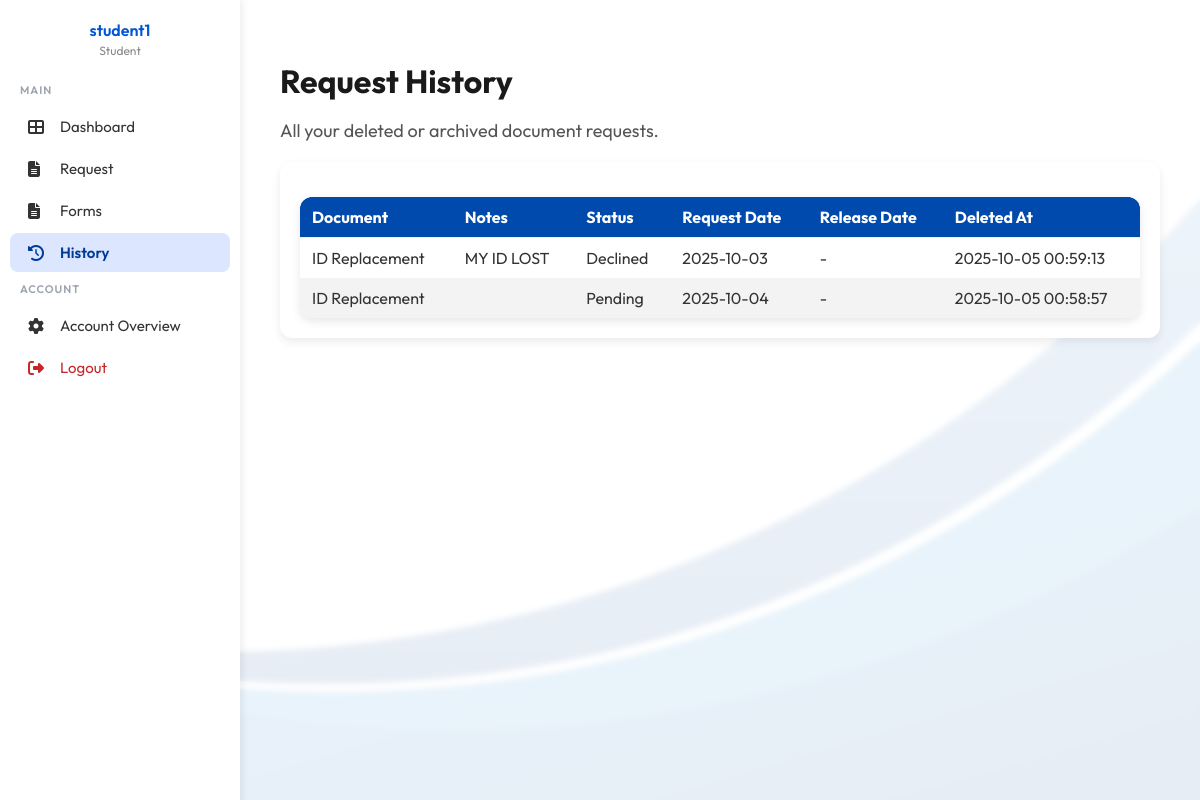
The page /student/history.php (signed in) on the database its author committed.
### tables this page shows
CREATE TABLE `users` (
  `user_id` int(11) NOT NULL,
  `username` varchar(255) DEFAULT NULL,
  `email` varchar(255) NOT NULL,
  `password_hash` text DEFAULT NULL,
  `role_id` int(11) DEFAULT NULL,
  `active` tinyint(1) DEFAULT NULL
);

CREATE TABLE `roles` (
  `role_id` int(11) NOT NULL,
  `name` varchar(255) DEFAULT NULL,
  `description` text DEFAULT NULL
);

CREATE TABLE `document_requests_archive` (
  `id` int(11) NOT NULL,
  `student_id` int(11) NOT NULL,
  `document_type` varchar(100) NOT NULL,
  `notes` text DEFAULT NULL,
  `request_date` date DEFAULT NULL,
  `status` varchar(50) DEFAULT NULL,
  `release_date` date DEFAULT NULL,
  `deleted_at` datetime DEFAULT current_timestamp()
);

### student/history.php (the view, shortened to what this page needs)
<?php
require_once __DIR__ . "/../Database/connection.php";
$uid = $_SESSION['user_id'] ?? null;
$stmt = $conn->prepare("
    SELECT student_id, first_name, last_name
    FROM students
    WHERE user_id = ?
");
$stmt->bind_param("i", $uid);
$stmt->execute();
$student = $stmt->get_result()->fetch_assoc();
$stud_id = $student['student_id'];
$stmt2 = $conn->prepare("
    SELECT document_type, notes, status, request_date, release_date, deleted_at
    FROM document_requests_archive
    WHERE student_id = ?
    ORDER BY deleted_at DESC
");
$stmt2->bind_param("i", $stud_id);
$stmt2->execute();
$history = $stmt2->get_result()->fetch_all(MYSQLI_ASSOC);
?>
<!DOCTYPE html>
<html lang="en">
<head>
<link rel="stylesheet" href="../components/css/StudentDashboard.css">
</head>
<body>
<?php include 'StudentSidenav.php'; ?>
<div class="container">
  <h1>Request History</h1>
  <p>All your deleted or archived document requests.</p>
  <div class="card">
    <div class="table-wrapper">
      <table class="history-table" role="table" aria-label="Request History">
        <thead>
          <tr>
            <th>Document</th>
            <th>Notes</th>
            <th>Status</th>
            <th>Request Date</th>
            <th>Release Date</th>
            <th>Deleted At</th>
          </tr>
        </thead>
        <tbody>
          <?php if (!empty($history)): ?>
            <?php foreach ($history as $h): ?>
              <tr>
                <td><?= htmlspecialchars($h['document_type']) ?></td>
                <td><?= htmlspecialchars($h['notes']) ?></td>
                <td><?= htmlspecialchars($h['status']) ?></td>
                <td><?= htmlspecialchars($h['request_date']) ?></td>
                <td><?= htmlspecialchars($h['release_date'] ?: '-') ?></td>
                <td><?= htmlspecialchars($h['deleted_at']) ?></td>
              </tr>
            <?php endforeach; ?>
          <?php else: ?>
            <tr><td colspan="6" style="text-align:center;padding:18px;">No history found</td></tr>
          <?php endif; ?>
        </tbody>
      </table>
    </div>
  </div>
</div>
</body>
</html>

### student/StudentSideNav.php (shortened to what this page needs)
<?php
  require_once __DIR__ . "/../Database/connection.php";
  $current_page = basename($_SERVER['PHP_SELF']);
  $user_id = $_SESSION['user_id'];
  $stmt = $conn->prepare("
      SELECT u.username, r.name AS role_name
      FROM users u
      JOIN roles r ON u.role_id = r.role_id
      WHERE u.user_id = ?
  ");
  $stmt->bind_param("i", $user_id);
  $stmt->execute();
  $result = $stmt->get_result();
  $user = $result->fetch_assoc();
  $staffName = $user['username'] ?? "Unknown User";
  $staffRole = $user['role_name'] ?? "Unknown Role";
?>
<!DOCTYPE html>
<html lang="en">
<head>
<link rel="stylesheet" href="https://cdnjs.cloudflare.com/ajax/libs/font-awesome/6.4.0/css/all.min.css">
</head>
<body>
<div class="sidebar" id="sidebar">
  <div class="sidebar-header">
    <h3 class="sidebar-text"><?= htmlspecialchars($staffName) ?></h3>
    <p class="sidebar-text"><?= htmlspecialchars($staffRole) ?></p>
  </div>
  <div class="section-title">Main</div>
  <a href="index.php" class="<?= $current_page=='index.php' ? 'active' : '' ?>"><i class="fas fa-th-large"></i><span class="sidebar-text">Dashboard</span></a>
  <a href="Request.php" class="<?= $current_page=='Request.php' ? 'active' : '' ?>"><i class="fas fa-file-alt"></i><span class="sidebar-text">Request</span></a>
  <a href="Forms.php" class="<?= $current_page=='Forms.php' ? 'active' : '' ?>"><i class="fa-solid fa-file-lines"></i><span class="sidebar-text">Forms</span></a>
  <a href="history.php" class="<?= $current_page=='history.php' ? 'active' : '' ?>"><i class="fa-solid fa-clock-rotate-left"></i><span class="sidebar-text">History</span></a>
  <div class="section-title">Account</div>
  <a href="StudentSettings.php" class="<?= $current_page=='StudentSettings.php' ? 'active' : '' ?>"><i class="fa-solid fa-gear"></i><span class="sidebar-text">Account Overview
  </span></a>
  <a href="../Database/logout.php" class="logout"><i class="fas fa-sign-out-alt"></i><span class="sidebar-text">Logout</span></a>
</div>
</body>
</html>

### components/css/StudentDashboard.css (style rules this page uses)
body { margin: 0; font-family: 'Outfit', sans-serif; background: #f9f9f9; color: #333; min-height: 100vh; display: flex; flex-direction: column; }
.container { flex: 1; padding: 40px; margin-left: 240px; transition: margin-left 0.3s ease, filter 0.3s ease; box-sizing: border-box; background-image: url('../img/bg.jpg'); background-size: cover; background-position: center; background-attachment: fixed; position: relative; }
.container::before { content: ""; position: absolute; inset: 0; background: rgba(255, 255, 255, 0.9); backdrop-filter: blur(3px); z-index: 0; }
.container > * { position: relative; z-index: 1; }
.container h1 { font-size: 32px; margin-bottom: 10px; font-weight: 700; color: #1a1a1a; }
.container p { font-size: 18px; color: #555; }
.card { background: #fff; padding: 20px; margin-top: 20px; border-radius: 12px; box-shadow: 0 4px 10px rgba(0,0,0,0.08); transition: transform 0.25s ease, box-shadow 0.25s ease; }
.table-wrapper { width: 100%; max-height: 500px; overflow-y: auto; border-radius: 12px; box-shadow: 0 3px 10px rgba(0,0,0,0.1); background: white; margin-top: 15px; }
table { width: 100%; border-collapse: separate; border-spacing: 0; }
table thead { background: #004aad; color: #fff; }
table th, .request-table td { padding: 12px 15px; text-align: center; border-bottom: 1px solid #eee; }
table th:first-child { border-top-left-radius: 12px; }
table th:last-child { border-top-right-radius: 12px; }

### student/history.php (style rules this page uses)
.table-wrapper { overflow-x:auto; }
.history-table th, .history-table td { padding: 10px 12px; text-align: left; }
.history-table th { background: #004aad; color: #fff; }
.history-table tr:nth-child(even) { background: #f3f3f3; }

### student/StudentSideNav.php (style rules this page uses)
body { margin: 0; font-family: 'Outfit', sans-serif; background: #f9f9f9; display: flex; min-height: 100vh; }
.sidebar { position: fixed; top: 0; left: 0; height: 100%; width: 240px; background: #fff; box-shadow: 2px 0 8px rgba(0,0,0,0.08); padding: 20px 0; transition: width 0.3s ease; overflow-y: auto; z-index: 900; }
.sidebar-header { text-align: center; margin-bottom: 25px; }
.sidebar-header h3 { margin: 0; font-size: 16px; color: #0056d2; font-weight: 600; }
.sidebar-header p { font-size: 12px; color: #888; margin-top: 3px; }
.section-title { font-size: 11px; text-transform: uppercase; letter-spacing: 1px; color: #9ca3af; margin: 10px 20px; font-weight: 600; }
.sidebar a { display: flex; align-items: center; text-decoration: none; color: #333; padding: 10px 18px; border-radius: 8px; margin: 3px 10px; transition: background 0.3s, color 0.3s; font-size: 15px; }
.sidebar a i { width: 20px; margin-right: 12px; font-size: 16px; }
.sidebar a.active { background: #dce6ff; color: #003b99; font-weight: 600; }
.sidebar a.logout { color: #c62828; }

### rows shown on the page
users: username "student1", role.name "Student"
document_requests_archive: document_type "ID Replacement", notes "MY ID LOST", status "Declined", request_date "2025-10-03", release_date "-", deleted_at "2025-10-05 00:59:13"
document_requests_archive: document_type "ID Replacement", status "Pending", request_date "2025-10-04", release_date "-", deleted_at "2025-10-05 00:58:57"
